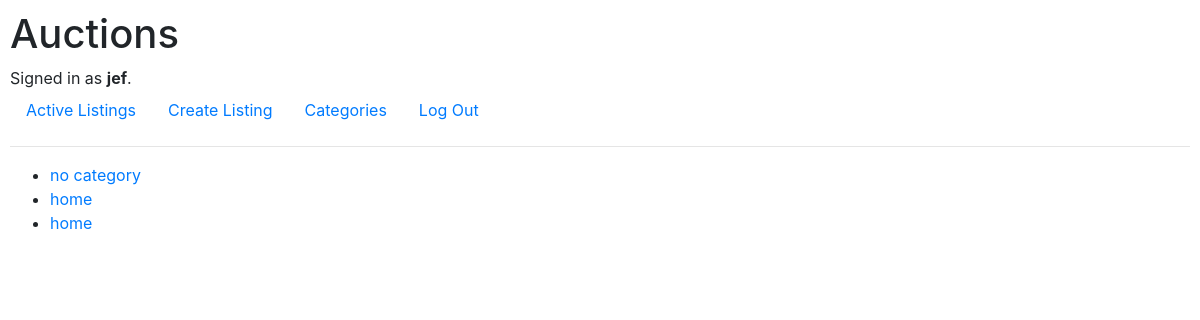
Page /category_page (signed in) on the committed database.
### auctions/models.py (models this page shows)
class User(AbstractUser):
    pass

class Listing(models.Model):
    item_name = models.CharField(max_length=64)
    item_description = models.CharField(max_length=6400)
    item_start_price = models.DecimalField(max_digits=10, decimal_places=2)
    item_image_url = models.URLField(max_length=200)
    item_category = models.CharField(max_length=200)
    item_username = models.CharField(max_length=64)
    item_datetime = models.DateTimeField(max_length=64)

### auctions/views.py (the view)
# urls.py: path("category_page", views.category_page, name="category_page"),
def category_page(request):
    listings = Listing.objects.all()
    return render(request, "auctions/category_page.html", {
        "listings": listings,
    })

### auctions/templates/auctions/category_page.html
{% extends "auctions/layout.html" %}
{% block body %}
<ul>
    {% for listing in listings %}
        <li>
            <a href="#">{{listing.item_category}}</a>
        </li>
    {% endfor %}
</ul>
{% endblock %}

### auctions/templates/auctions/layout.html (shortened to what this page needs)
{% load static %}
<!DOCTYPE html>
<html lang="en">
    <head>
        <link rel="stylesheet" href="https://stackpath.bootstrapcdn.com/bootstrap/4.4.1/css/bootstrap.min.css">
        <link href="{% static 'auctions/styles.css' %}" rel="stylesheet">
    </head>
    <body>
        <h1>Auctions</h1>
        <div>
            {% if user.is_authenticated %}
                Signed in as <strong>{{ user.username }}</strong>.
            {% else %}
                Not signed in.
            {% endif %}
        </div>
        <ul class="nav">
            <li class="nav-item">
                <a class="nav-link" href="{% url 'index' %}">Active Listings</a>
            </li>
            {% if user.is_authenticated %}
                <li class="nav-item">
                    <a class="nav-link" href="{% url 'create_listing' %}">Create Listing</a>
                </li>
                <li class="nav-item">
                    <a class="nav-link" href="{% url 'category_page' %}">Categories</a>
                </li>
                <li class="nav-item">
                    <a class="nav-link" href="{% url 'logout' %}">Log Out</a>
                </li>
            {% endif %}
        </ul>
        <hr>
        {% block body %}
        {% endblock %}
    </body>
</html>

### auctions/static/auctions/styles.css (style rules this page uses)
body { padding: 10px; }

### rows in the picture
User: username "jef"
Listing: item_category "no category"
Listing: item_category "home"
Listing: item_category "home"
